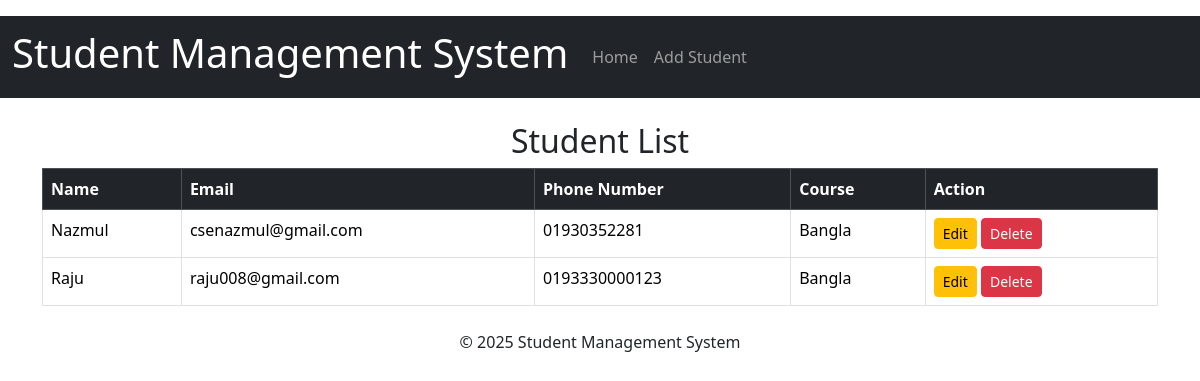
The app's page /, older data.
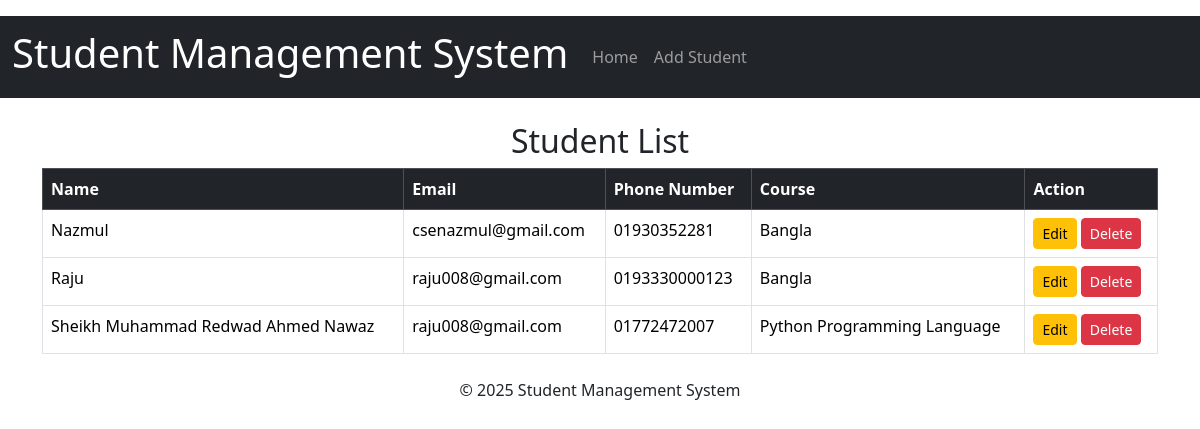
The same page, newer data.
### students/models.py (models this page shows, shortened)
class Student(models.Model):
    name = models.CharField(max_length=100)
    email = models.EmailField(max_length=100)   # EmailField is a built-in field type in Django for storing email addresses
    phone = models.CharField(max_length=20)
    course = models.CharField(max_length=100)   # CharField is a built-in field type in Django for storing character strings
    address = models.TextField()                # TextField is a built-in field type in Django for storing large text
    date_created = models.DateTimeField(auto_now_add=True)  # DateTimeField is a built-in field type in Django for storing date and time
    date_updated = models.DateTimeField(auto_now=True)      # auto_now_add=True automatically set the field to now when the object is first created

### students/views.py (the view)
# urls.py: path('', views.student_list, name='student_list'),
def student_list(request):
    students = Student.objects.all()
    return render(request, 'students/student_list.html', {'students': students})

### students/templates/students/student_list.html
{% extends 'students/base.html' %}
{% block content %}
<h2 class="text-center">Student List</h2>
<table class="table table-bordered table-hover">
    <thead class="table-dark">
        <tr>
            <th>Name</th>
            <th>Email</th>
            <th>Phone Number</th>
            <th>Course</th>
            <th>Action</th>
        </tr>
    </thead>
    <tbody>
        {% for student in students %}
        <tr>
            <td>{{ student.name }}</td>
            <td>{{ student.email }}</td>
            <td>{{ student.phone }}</td>
            <td>{{ student.course }}</td>
            <td>
                <a href="{% url 'edit_student' student.id %}" class="btn btn-warning btn-sm">Edit</a>
                <a href="{% url 'delete_student' student.id %}" class="btn btn-danger btn-sm">Delete</a>
            </td>
        </tr>
        {% endfor %}
    </tbody>
</table>
{% endblock %}

### students/templates/students/base.html (shortened to what this page needs)
<!DOCTYPE html>
<html lang="en">
<head>
    <link rel="stylesheet" href="https://cdn.jsdelivr.net/npm/bootstrap@5.3.3/dist/css/bootstrap.min.css">
</head>
<body>
        <div class="container-fluid p-2">
        </div>
    <nav class="navbar navbar-expand-lg navbar-dark bg-dark bg-primary">
        <div class="container-fluid">
            <header class="navbar-brand">
                <h1>Student Management System</h1>
            </header>
            <div class="collapse navbar-collapse">
                <ul class="navbar-nav me-auto mb-2 mb-lg-0">
                    <li class="nav-item"><a class="nav-link" href="{% url 'student_list' %}">Home</a></li>
                    <li class="nav-item"><a  class="nav-link" href="{% url 'add_student' %}">Add Student</a></li>
                </ul>
            </div>
        </div>
    </nav>
    <div class="container mt-4">
        <main>
            {% block content %}
            {% endblock %}
        </main>
    </div>
    <footer class="text-center mt-4">
        <p>&copy; 2025 Student Management System</p>
    </footer>
</body>
</html>

Row changes from the older to the newer data that the page shows:
added Student: name "Sheikh Muhammad Redwad Ahmed Nawaz", email "raju008@gmail.com", phone "01772472007", course "Python Programming Language"
